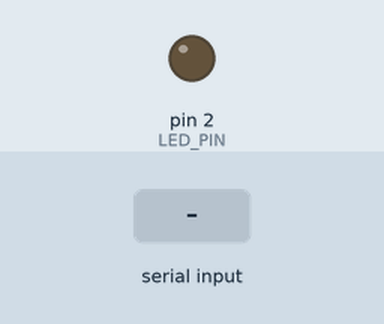
Simulated run of this sketch. Board: Arduino Uno, built with avr-gcc and run on an emulated ATmega328P. Parts: output pins drawn as LEDs (lit = HIGH). The inputs (shaded band) are chosen by the test bench.

Above: at 1.2 s.
1.3 s: "on" received over Serial
At 3.0 s:
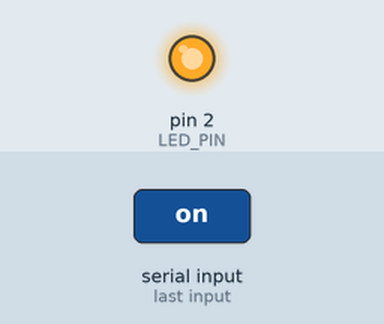
3.8 s: "off" received over Serial
At 6.1 s:
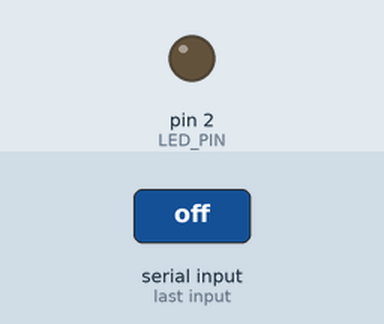
Timing chart, 0 to 7.6 s (numbered marks = the images above; inputs shaded):
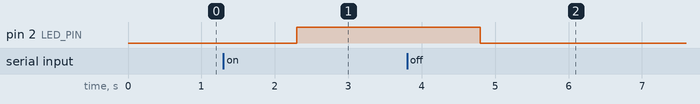

The sketch:

bleLED.ino
```cpp
#define LED_PIN 2 //定義LED PIN為2
int val = 0;      // variable to store the read value

void setup() {
  // put your setup code here, to run once:
  pinMode(LED_PIN, OUTPUT);//設定PIN 2為輸出模式
  Serial.begin(115200);
}

void loop() {
  if(Serial.available())
  {
    String receivedData = Serial.readString(); //透過藍牙接收資料

    if(receivedData == "on"){
//      Serial.print(receivedData);
      digitalWrite(LED_PIN, HIGH);//PIN 2輸出為HIGH,LED點亮
    }else if(receivedData == "off"){
//      Serial.print(receivedData);
      digitalWrite(LED_PIN, LOW);//PIN 2輸出為LOW,LED熄滅
    }
  }
}
```

Measured:
- after the input at 1.3 s, pin 2 (LED_PIN): LOW → HIGH after 1.0 s
- after the input at 3.8 s, pin 2 (LED_PIN): HIGH → LOW after 1.0 s
